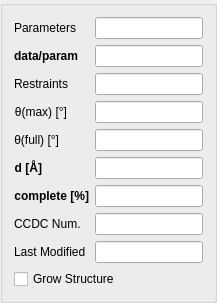
           <widget class="QGroupBox" name="groupBox_3">
            <property name="sizePolicy">
             <sizepolicy hsizetype="Preferred" vsizetype="Preferred">
              <horstretch>2</horstretch>
              <verstretch>2</verstretch>
             </sizepolicy>
            </property>
            <property name="minimumSize">
             <size>
              <width>200</width>
              <height>0</height>
             </size>
            </property>
            <property name="title">
             <string/>
            </property>
            <layout class="QVBoxLayout" name="verticalLayout_2">
             <item>
              <layout class="QFormLayout" name="formLayout">
               <item row="0" column="0">
                <widget class="QLabel" name="numParametersLabel">
                 <property name="text">
                  <string>Parameters</string>
                 </property>
                 <property name="alignment">
                  <set>Qt::AlignRight|Qt::AlignTrailing|Qt::AlignVCenter</set>
                 </property>
                </widget>
               </item>
               <item row="0" column="1">
                <widget class="QLineEdit" name="numParametersLineEdit">
                 <property name="minimumSize">
                  <size>
                   <width>0</width>
                   <height>0</height>
                  </size>
                 </property>
                 <property name="readOnly">
                  <bool>true</bool>
                 </property>
                </widget>
               </item>
               <item row="1" column="0">
                <widget class="QLabel" name="dataReflnsLabel">
                 <property name="font">
                  <font>
                   <weight>75</weight>
                   <bold>true</bold>
                  </font>
                 </property>
                 <property name="text">
                  <string>data/param</string>
                 </property>
                 <property name="alignment">
                  <set>Qt::AlignRight|Qt::AlignTrailing|Qt::AlignVCenter</set>
                 </property>
                </widget>
               </item>
               <item row="1" column="1">
                <widget class="QLineEdit" name="dataReflnsLineEdit">
                 <property name="readOnly">
                  <bool>true</bool>
                 </property>
                </widget>
               </item>
               <item row="2" column="0">
                <widget class="QLabel" name="numRestraintsLabel">
                 <property name="text">
                  <string>Restraints</string>
                 </property>
                 <property name="alignment">
                  <set>Qt::AlignRight|Qt::AlignTrailing|Qt::AlignVCenter</set>
                 </property>
                </widget>
               </item>
               <item row="2" column="1">
                <widget class="QLineEdit" name="numRestraintsLineEdit">
                 <property name="readOnly">
                  <bool>true</bool>
                 </property>
                </widget>
               </item>
               <item row="3" column="0">
                <widget class="QLabel" name="thetaMaxLabel">
                 <property name="text">
                  <string>θ(max) [°]</string>
                 </property>
                 <property name="alignment">
                  <set>Qt::AlignRight|Qt::AlignTrailing|Qt::AlignVCenter</set>
                 </property>
                </widget>
               </item>
               <item row="3" column="1">
                <widget class="QLineEdit" name="thetaMaxLineEdit">
                 <property name="readOnly">
                  <bool>true</bool>
                 </property>
                </widget>
               </item>
               <item row="4" column="0">
                <widget class="QLabel" name="thetaFullLabel">
                 <property name="text">
                  <string>θ(full) [°]</string>
                 </property>
                 <property name="alignment">
                  <set>Qt::AlignRight|Qt::AlignTrailing|Qt::AlignVCenter</set>
                 </property>
                </widget>
               </item>
               <item row="4" column="1">
                <widget class="QLineEdit" name="thetaFullLineEdit">
                 <property name="readOnly">
                  <bool>true</bool>
                 </property>
                </widget>
               </item>
               <item row="5" column="0">
                <widget class="QLabel" name="dLabel">
                 <property name="font">
                  <font>
                   <weight>75</weight>
                   <bold>true</bold>
                  </font>
                 </property>
                 <property name="text">
                  <string>d [Å]</string>
                 </property>
                 <property name="alignment">
                  <set>Qt::AlignRight|Qt::AlignTrailing|Qt::AlignVCenter</set>
                 </property>
                </widget>
               </item>
               <item row="5" column="1">
                <widget class="QLineEdit" name="dLineEdit">
                 <property name="readOnly">
                  <bool>true</bool>
                 </property>
                </widget>
               </item>
               <item row="6" column="0">
                <widget class="QLabel" name="completeLabel">
                 <property name="font">
                  <font>
                   <weight>75</weight>
                   <bold>true</bold>
                  </font>
                 </property>
                 <property name="text">
                  <string>complete [%]</string>
                 </property>
                 <property name="alignment">
                  <set>Qt::AlignRight|Qt::AlignTrailing|Qt::AlignVCenter</set>
                 </property>
                </widget>
               </item>
               <item row="6" column="1">
                <widget class="QLineEdit" name="completeLineEdit">
                 <property name="readOnly">
                  <bool>true</bool>
                 </property>
                </widget>
               </item>
               <item row="7" column="0">
                <widget class="QLabel" name="cCDCNumberLabel">
                 <property name="text">
                  <string>CCDC Num.</string>
                 </property>
                </widget>
               </item>
               <item row="7" column="1">
                <widget class="QLineEdit" name="cCDCNumberLineEdit">
                 <property name="readOnly">
                  <bool>true</bool>
                 </property>
                </widget>
               </item>
               <item row="8" column="0">
                <widget class="QLabel" name="lastModifiedLabel">
                 <property name="text">
                  <string>Last Modified</string>
                 </property>
                </widget>
               </item>
               <item row="8" column="1">
                <widget class="QLineEdit" name="lastModifiedLineEdit">
                 <property name="readOnly">
                  <bool>true</bool>
                 </property>
                </widget>
               </item>
               <item row="9" column="0" colspan="2">
                <widget class="QCheckBox" name="growCheckBox">
                 <property name="text">
                  <string>Grow Structure</string>
                 </property>
                </widget>
               </item>
              </layout>
             </item>
            </layout>
           </widget>
